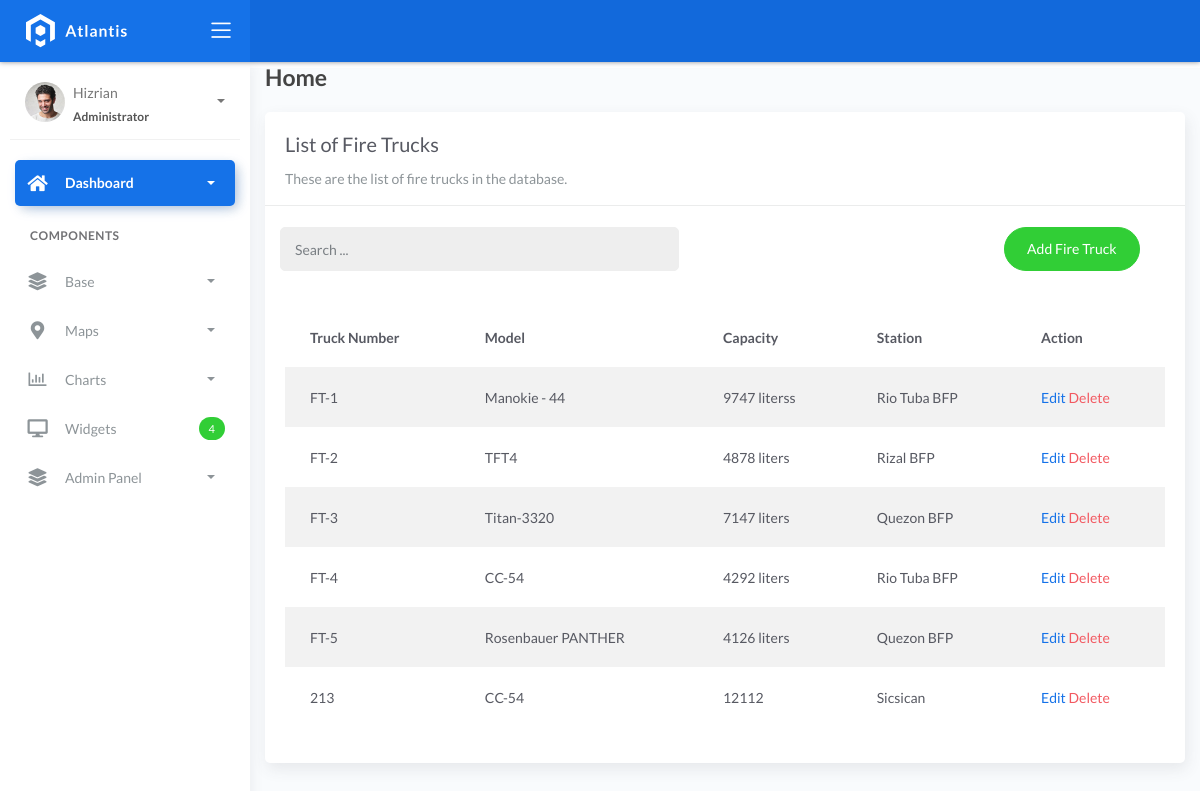
Page /firetruck_list on the committed database.
### fire/models.py (models this page shows, shortened)
class BaseModel(models.Model):
    created_at = models.DateTimeField(auto_now_add=True, db_index=True)
    updated_at = models.DateTimeField(auto_now=True)
    class Meta:
        abstract = True

class FireTruck(BaseModel):
    truck_number = models.CharField(max_length=150)
    model = models.CharField(max_length=150)
    capacity = models.CharField(max_length=150)  # water
    station = models.ForeignKey(FireStation, on_delete=models.CASCADE)

class FireStation(BaseModel):
    name = models.CharField(max_length=150)
    latitude = models.DecimalField(
        max_digits=22, decimal_places=16, null=True, blank=True)
    longitude = models.DecimalField(
        max_digits=22, decimal_places=16, null=True, blank=True)
    address = models.CharField(max_length=150)
    city = models.CharField(max_length=150)  # can be in separate table
    country = models.CharField(max_length=150)  # can be in separate table
    def __str__(self):
        return f"{self.name}"

### fire/views.py (the view)
# urls.py: path('firetruck_list', FireTruckList.as_view(), name='firetruck-list'),
class FireTruckList(ListView):
    model = FireTruck
    context_object_name = 'firetruck'
    template_name = 'firetruck_list.html'
    paginate = 5
    def get_queryset(self, *args, **kwargs):
        qs = super(FireTruckList, self).get_queryset(*args, **kwargs)
        if self.request.GET.get("q") is not None:
            query = self.request.GET.get('q')
            qs = qs.filter(Q(truck_number__icontains=query) | Q(model__icontains=query) | Q(capacity__icontains=query) | Q(station__name__icontains=query))
        return qs

### templates/firetruck_list.html (shortened to what this page needs)
{% extends 'base.html' %}
{% load static %}
{% block content %}
<div class="content">
   <div class="container-fluid">
     <h4 class="page-title">Home</h4>
     <div class="row">
       <div class="col-md-12">
         <div class="card">
           <div class="card-header">
             <div class="card-title">List of Fire Trucks</div>
             <div class="card-category">These are the list of fire trucks in the database.</div>
           </div>
           <br />
<div class="col-md-12 row">
  <div class="col-md-6">
    <form class="navbar-left navbar-form nav-search mr-md-3" action="">
      <div class="input-group">
        <input type="text" placeholder="Search ..." class="form-control" name="q"/>
        <div class="input-group-append">
          <span class="input-group-text">
          </span>
        </div>
      </div>
    </form>
  </div>
  <div class="col-md-6">
    <div class="pull-right">
      <a href="{% url 'firetruck-add' %}" class="btn btn-success btn-rounded">
        Add Fire Truck
      </a>
    </div>
  </div>
</div>
           <div class="card-body">
             <table class="table table-striped mt-3">
               <thead>
                 <tr>
                   <th scope="col">Truck Number</th>
                   <th scope="col">Model</th>
                   <th scope="col">Capacity</th>
                   <th scope="col">Station</th>
                   <th scope="col">Action</th>
                 </tr>
               </thead>
               <tbody>
                 {% for object in object_list %}
                 <tr>
                   <td>{{ object.truck_number }}</td>
                   <td>{{ object.model }}</td>
                   <td>{{ object.capacity }}</td>
                   <td>{{ object.station }}</td>
                   <td>
                    <a href="firetruck_list/{{ object.id }}">Edit</a>
                    <a href="firetruck_list/{{ object.id }}/delete" class="text-danger">Delete</a>
                  </td>
                        </tr>
                 {% endfor %}
               </tbody>
             </table>
           </div>
         </div>
       </div>
     </div>
   </div>
</div>
{% endblock %}

### rows in the picture
FireTruck: truck_number "FT-1", model "Manokie - 44", capacity "9747 literss", station "Rio Tuba BFP"
FireTruck: truck_number "FT-2", model "TFT4", capacity "4878 liters", station "Rizal BFP"
FireTruck: truck_number "FT-3", model "Titan-3320", capacity "7147 liters", station "Quezon BFP"
FireTruck: truck_number "FT-4", model "CC-54", capacity "4292 liters", station "Rio Tuba BFP"
FireTruck: truck_number "FT-5", model "Rosenbauer PANTHER", capacity "4126 liters", station "Quezon BFP"
FireTruck: truck_number "213", model "CC-54", capacity "12112", station "Sicsican"
